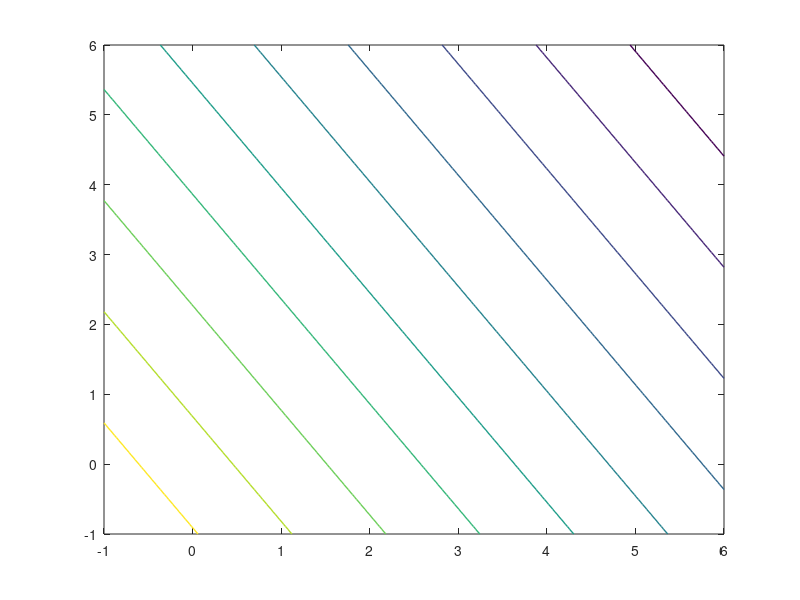

Reproduce this figure in MATLAB.
x = linspace(-1,6);
y = linspace(-1,6);
[X,Y] = meshgrid(x,y);
Z = -3*X -2*Y;

figure 
contour(X,Y,Z,10,'linewidth',1);


